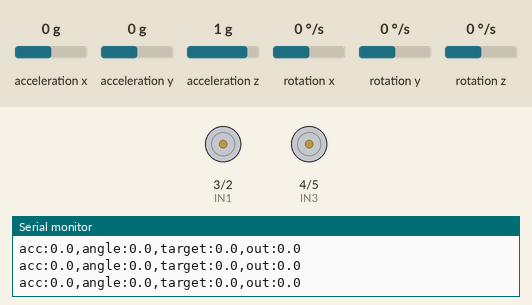
A sketch run on a simulated Arduino Uno, built with avr-gcc and run on an emulated ATmega328P. Parts: motor-driver pin pairs drawn as motors (green arrow = first pin HIGH = forward, orange = second pin HIGH = backward, longer = more drive, scaled by the enable pin), the last lines printed to the serial monitor. Wiring (inferred from the names in the program): MPU-6050 motion sensor at I2C address 0x68. The test bench sets the inputs (shaded band); at power-on: acceleration x 0 g, rotation y 0 °/s, acceleration y 0 g, acceleration z 1 g, rotation x 0 °/s, rotation z 0 °/s.

Above: at 3.5 s.
3.6 s: acceleration x set to -1.4 g
At 4.4 s:
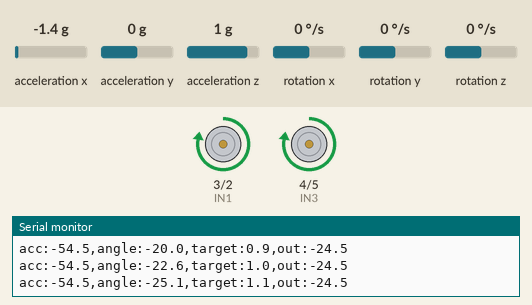
6.2 s: rotation y set to 192 °/s
At 6.61 s:
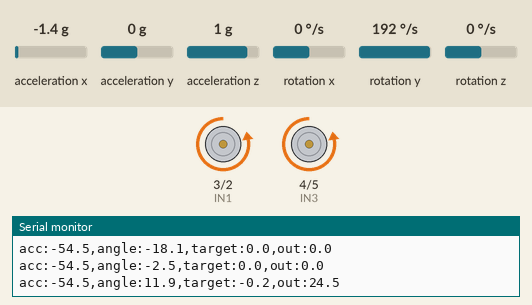
Timing chart, 0 to 9.2 s (numbered marks = the images above; inputs shaded):
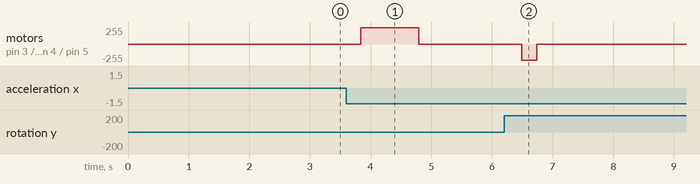

Measured:
- after the input at 3.6 s, motor on pin 3 (IN1) / pin 2 (IN2), motor on pin 4 (IN3) / pin 5 (IN4): stopped → forward 245/255 after 0.24 s, → stopped 0.95 s later
- after the input at 6.2 s, motor on pin 3 (IN1) / pin 2 (IN2), motor on pin 4 (IN3) / pin 5 (IN4): stopped → backward 245/255 after 0.29 s, → stopped 0.25 s later

The sketch:

self_balancing_code.V2.ino
```cpp
/*
 * Self-Balancing Robot v4 — Arduino Uno + MPU6050 + L298N
 * Built for a TALL robot (high centre of mass).
 *
 * LIVE TUNING: open Serial Monitor at 115200, set line ending to "Newline",
 * and type a command, e.g.  p20   d0.8   m   w
 *
 *   p<num>  Kp                 d<num>  Kd               i<num>  Ki
 *   k<num>  speed loop (stops it running away one way)  e.g. k0.01
 *   a<num>  auto-trim rate (slowly fixes leaning)       e.g. a0.0015
 *   o<num>  manual balance offset in degrees            e.g. o-1.5
 *   b<num>  motor deadband (min PWM that turns wheels)  x<num> max PWM
 *   l<num>  left motor trim    r<num>  right motor trim (e.g. 0.95)
 *   m       flip motor direction        g       flip gyro direction
 *   v       plot on/off    ?  show settings    w  SAVE    z  reset defaults
 *
 * Settings saved with "w" are kept in EEPROM, so they survive power-off.
 */

#include <Wire.h>
#include <EEPROM.h>

// ===================== WIRING (same as before) =====================
const int IN1 = 3;
const int IN2 = 2;
const int IN3 = 4;
const int IN4 = 5;
const int ENA = 9;
const int ENB = 10;
const int MPU_ADDR = 0x68;

// ===================== SETTINGS (tunable live) =====================
struct Settings {
  uint16_t magic;
  float Kp, Ki, Kd;
  float Ks;          // speed loop: degrees of lean-back per PWM of average drive
  float trimRate;    // auto-trim speed of the balance point
  float offset;      // manual balance-point offset (deg)
  float leftTrim, rightTrim;
  int   deadband;
  int   maxPwm;
  int8_t motorDir;   // +1 / -1
  int8_t gyroSign;   // +1 / -1
};
const uint16_t MAGIC = 0xB0B4;
Settings S;

void loadDefaults() {
  S.magic = MAGIC;
  // Tall robot = falls slower, so start gentle and rely more on Kd.
  S.Kp = 19.0;
  S.Ki = 300.0;
  S.Kd = 1.2;
  S.Ks = 0.008;          // turn on after it balances (try k0.008)
  S.trimRate = 0.0015;    // turn on after it balances (try a0.0015)
  S.offset = 0.0;
  S.leftTrim = 1.0;
  S.rightTrim = 1.0;
  S.deadband = 30;
  S.maxPwm = 245;
  S.motorDir = 1;
  S.gyroSign = 1;
}

// ===================== FIXED CONSTANTS =====================
const unsigned long LOOP_US = 5000;   // 200 Hz
const float DT = LOOP_US / 1e6;
// Tall robot: the accelerometer sits high up and gets shaken whenever the
// wheels accelerate, so trust the gyro more than usual.
const float ALPHA = 0.996;
const float FALL_ANGLE = 35.0;   // motors off past this
const float ARM_ANGLE  = 3.0;    // motors only start when held within 3° of upright
const float I_LIMIT    = 60.0;   // max PWM from the I term
const float AVG_TAU    = 0.8;    // averaging time for drift detection (s)
const float TRIM_LIMIT = 5.0;    // auto-trim can move balance point at most ±5°
const float DB_RAMP    = 8.0;    // fade the deadband in smoothly (stops buzzing)

// ===================== STATE =====================
float gyroBias = 0;
float baseAngle = 0;
float angle = 0;
float trim = 0;
float integral = 0;
float avgOut = 0;
float output = 0;
bool  armed = false;
bool  plot = true;
unsigned long lastLoop = 0;
int   printCount = 0;
char  cmdBuf[16];
byte  cmdLen = 0;

// ===================== MPU6050 =====================
void mpuWrite(byte reg, byte val) {
  Wire.beginTransmission(MPU_ADDR);
  Wire.write(reg);
  Wire.write(val);
  Wire.endTransmission();
}

// accAngle in degrees, gyroRaw in deg/s (no sign/bias applied)
void readIMU(float &accAngle, float &gyroRaw) {
  Wire.beginTransmission(MPU_ADDR);
  Wire.write(0x3B);
  Wire.endTransmission(false);
  Wire.requestFrom(MPU_ADDR, 14, true);

  int16_t ax = (Wire.read() << 8) | Wire.read();
  Wire.read(); Wire.read();                        // ay (unused)
  int16_t az = (Wire.read() << 8) | Wire.read();
  Wire.read(); Wire.read();                        // temperature
  Wire.read(); Wire.read();                        // gx
  int16_t gy = (Wire.read() << 8) | Wire.read();
  Wire.read(); Wire.read();                        // gz

  accAngle = atan2((float)ax, (float)az) * 180.0 / PI;
  gyroRaw  = gy / 131.0;
}

// ===================== MOTORS =====================
void setMotor(int en, int inA, int inB, float cmd) {
  float mag = fabs(cmd);
  int pwm = 0;
  if (mag > 0.5) {
    float boost = S.deadband * min(mag / DB_RAMP, 1.0f);
    pwm = (int)(boost + mag * (S.maxPwm - S.deadband) / (float)S.maxPwm);
    pwm = constrain(pwm, 0, S.maxPwm);
  }
  digitalWrite(inA, cmd > 0 && pwm > 0);
  digitalWrite(inB, cmd < 0 && pwm > 0);
  analogWrite(en, pwm);
}

void driveMotors(float cmd) {
  cmd *= S.motorDir;
  setMotor(ENA, IN2, IN1, cmd * S.leftTrim);
  setMotor(ENB, IN4, IN3, cmd * S.rightTrim);
}

void stopMotors() {
  digitalWrite(IN1, LOW); digitalWrite(IN2, LOW);
  digitalWrite(IN3, LOW); digitalWrite(IN4, LOW);
  analogWrite(ENA, 0);
  analogWrite(ENB, 0);
}

// ===================== SERIAL COMMANDS =====================
void printSettings() {
  Serial.println(F("---- settings ----"));
  Serial.print(F("Kp="));  Serial.print(S.Kp, 2);
  Serial.print(F(" Ki=")); Serial.print(S.Ki, 2);
  Serial.print(F(" Kd=")); Serial.println(S.Kd, 3);
  Serial.print(F("speed k=")); Serial.print(S.Ks, 4);
  Serial.print(F(" autotrim a=")); Serial.print(S.trimRate, 4);
  Serial.print(F(" offset o=")); Serial.println(S.offset, 2);
  Serial.print(F("deadband b=")); Serial.print(S.deadband);
  Serial.print(F(" maxPwm x=")); Serial.print(S.maxPwm);
  Serial.print(F(" trims l=")); Serial.print(S.leftTrim, 2);
  Serial.print(F(" r=")); Serial.println(S.rightTrim, 2);
  Serial.print(F("motorDir=")); Serial.print(S.motorDir);
  Serial.print(F(" gyroSign=")); Serial.println(S.gyroSign);
  Serial.print(F("current trim=")); Serial.println(trim, 2);
}

void runCommand(char *c) {
  char k = c[0];
  float v = atof(c + 1);
  switch (k) {
    case 'p': S.Kp = v; break;
    case 'i': S.Ki = v; integral = 0; break;
    case 'd': S.Kd = v; break;
    case 'k': S.Ks = v; break;
    case 'a': S.trimRate = v; break;
    case 'o': S.offset = v; break;
    case 'b': S.deadband = constrain((int)v, 0, 150); break;
    case 'x': S.maxPwm = constrain((int)v, 50, 255); break;
    case 'l': S.leftTrim = v; break;
    case 'r': S.rightTrim = v; break;
    case 'm': S.motorDir = -S.motorDir; break;
    case 'g': S.gyroSign = -S.gyroSign; break;
    case 'v': plot = !plot; break;
    case 'w': EEPROM.put(0, S); Serial.println(F("SAVED")); break;
    case 'z': loadDefaults(); trim = 0; integral = 0; Serial.println(F("defaults loaded")); break;
    case '?': break;
    default: Serial.println(F("unknown command")); return;
  }
  printSettings();
}

void handleSerial() {
  while (Serial.available()) {
    char ch = Serial.read();
    if (ch == '\n' || ch == '\r') {
      if (cmdLen > 0) {
        cmdBuf[cmdLen] = 0;
        runCommand(cmdBuf);
        cmdLen = 0;
      }
    } else if (cmdLen < sizeof(cmdBuf) - 1) {
      cmdBuf[cmdLen++] = ch;
    }
  }
}

// ===================== SETUP =====================
void setup() {
  Serial.begin(115200);
  pinMode(IN1, OUTPUT); pinMode(IN2, OUTPUT);
  pinMode(IN3, OUTPUT); pinMode(IN4, OUTPUT);
  pinMode(ENA, OUTPUT); pinMode(ENB, OUTPUT);
  stopMotors();

  EEPROM.get(0, S);
  if (S.magic != MAGIC || abs(S.motorDir) != 1 || abs(S.gyroSign) != 1) {
    loadDefaults();
  }

  Wire.begin();
  Wire.setClock(400000);
  mpuWrite(0x6B, 0x00);   // wake
  mpuWrite(0x1A, 0x03);   // low-pass ~44 Hz
  mpuWrite(0x1B, 0x00);   // gyro ±250 deg/s
  mpuWrite(0x1C, 0x00);   // accel ±2 g
  delay(100);

  Serial.println(F("Calibrating - HOLD THE ROBOT STILL AT ITS BALANCE POINT"));
  const int N = 600;
  float accSum = 0, gyroSum = 0;
  for (int i = 0; i < N; i++) {
    float a, g;
    readIMU(a, g);
    accSum += a;
    gyroSum += g;
    delay(3);
  }
  baseAngle = accSum / N;
  gyroBias  = gyroSum / N;
  angle     = baseAngle;

  Serial.print(F("baseAngle=")); Serial.print(baseAngle, 2);
  Serial.print(F("  gyroBias=")); Serial.println(gyroBias, 3);
  printSettings();
  lastLoop = micros();
}

// ===================== LOOP =====================
void loop() {
  handleSerial();

  unsigned long now = micros();
  if (now - lastLoop < LOOP_US) return;
  lastLoop += LOOP_US;
  if (now - lastLoop > LOOP_US) lastLoop = now;   // don't "catch up" after a delay

  // ---- angle ----
  float accAngle, gyroRaw;
  readIMU(accAngle, gyroRaw);
  float rate = S.gyroSign * (gyroRaw - gyroBias);
  angle = ALPHA * (angle + rate * DT) + (1.0 - ALPHA) * accAngle;

  // ---- target angle ----
  // offset: manual fix, trim: slow automatic fix,
  // Ks term: if it keeps driving one way, lean back against it.
  float target = baseAngle + S.offset + trim - S.Ks * avgOut;
  float error = angle - target;

  if (!armed) {
    stopMotors();
    output = 0;
    if (fabs(angle - (baseAngle + S.offset + trim)) < ARM_ANGLE) {
      armed = true;
      integral = 0;
      avgOut = 0;
    }
  } else if (fabs(error) > FALL_ANGLE) {
    armed = false;               // fell: stop and wait to be stood back up
    stopMotors();
    output = 0;
    integral = 0;
    avgOut = 0;
  } else {
    // ---- PID ----
    integral += S.Ki * error * DT;
    integral = constrain(integral, -I_LIMIT, I_LIMIT);

    output = S.Kp * error + integral + S.Kd * rate;

    if (fabs(output) > S.maxPwm && (output > 0) == (error > 0)) {
      integral -= S.Ki * error * DT;      // anti-windup
    }
    output = constrain(output, -S.maxPwm, S.maxPwm);
    driveMotors(output);

    // ---- drift detection ----
    avgOut += (output - avgOut) * (DT / AVG_TAU);
    if (fabs(error) < 6.0) {
      trim -= S.trimRate * avgOut * DT;
      trim = constrain(trim, -TRIM_LIMIT, TRIM_LIMIT);
    }
  }

  // ---- plot ~10 Hz ----
  if (plot && ++printCount >= 20) {
    printCount = 0;
    Serial.print(F("acc:"));     Serial.print(accAngle, 1);
    Serial.print(F(",angle:"));  Serial.print(angle, 1);
    Serial.print(F(",target:")); Serial.print(target, 1);
    Serial.print(F(",out:"));    Serial.println(output / 10.0, 1);  // scaled to fit the plot
  }
}
```
